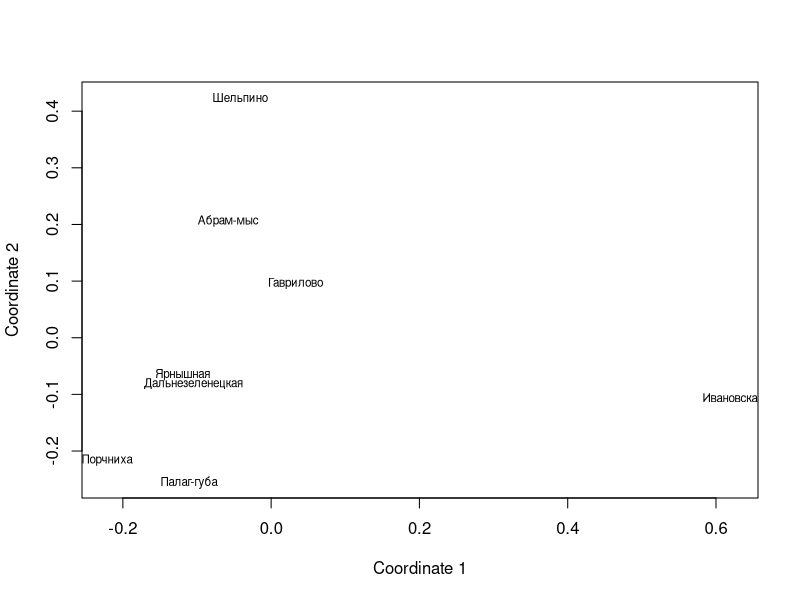

The R script that drew this image: (Note: this script raises an error after producing the figure.)
setwd("~/Dropbox/PhD_thesis/PhD_thesis/Barenc_Sea/soobshestvo/")

#####
## суммарно по участкам
species_sites<-read.table("soobshestva_sites.csv", header=T, sep=";", dec=",")
rownames(species_sites)<-species_sites[,1]
species_sites<-species_sites[,2:53]
str(species_sites)

library(vegan)
#mds
# Classical MDS
# N rows (objects) x p columns (variables)
# each row identified by a unique row name

d <- vegdist(x = species_sites, method = "jaccard") 
fit <- cmdscale(d,eig=TRUE, k=2) # k is the number of dim
fit # view results

# plot solution
pdf(file="soobshestvo_summ_Jakkard_MDS.pdf", family="NimbusSan")
x <- fit$points[,1]
y <- fit$points[,2]
plot(x, y, xlab="Coordinate 1", ylab="Coordinate 2", type="n")
text(x, y, labels = row.names(species_sites), cex=.7)
dev.off()
embedFonts("soobshestvo_summ_Jakkard_MDS.pdf")

#cluster


#####
## участки + горизонты
species_tidal_sites<-read.table("soobshestva_tidla_sites.csv", header=T, sep=";", dec=",")
rownames(species_tidal_sites)<-species_tidal_sites[,1]
species_tidal_sites<-species_tidal_sites[,2:53]
str(species_tidal_sites)

library(vegan)
#mds
# Classical MDS
# N rows (objects) x p columns (variables)
# each row identified by a unique row name

d <- vegdist(x = species_tidal_sites, method = "jaccard") 
fit <- cmdscale(d,eig=TRUE, k=2) # k is the number of dim
fit # view results

# plot solution
pdf(file="soobshestvo_po_gorizontam_Jakkard_MDS.pdf", family="NimbusSan")
x <- fit$points[,1]
y <- fit$points[,2]
plot(x, y, xlab="Coordinate 1", ylab="Coordinate 2", type="n")
text(x, y, labels = row.names(species_tidal_sites), cex=.7)
dev.off()
embedFonts("soobshestvo_po_gorizontam_Jakkard_MDS.pdf")
